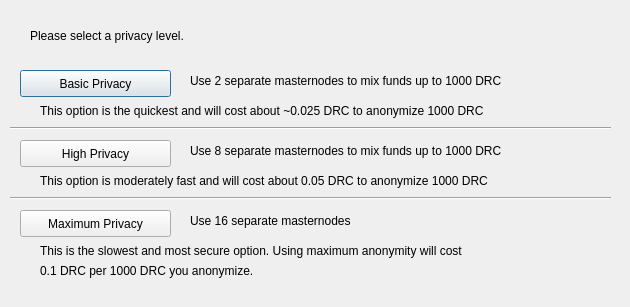
<?xml version="1.0" encoding="UTF-8"?>
<ui version="4.0">
 <class>DarksendConfig</class>
 <widget class="QDialog" name="DarksendConfig">
  <property name="geometry">
   <rect>
    <x>0</x>
    <y>0</y>
    <width>630</width>
    <height>307</height>
   </rect>
  </property>
  <property name="windowTitle">
   <string>Configure PrivateSend</string>
  </property>
  <widget class="QPushButton" name="buttonBasic">
   <property name="geometry">
    <rect>
     <x>20</x>
     <y>70</y>
     <width>151</width>
     <height>27</height>
    </rect>
   </property>
   <property name="text">
    <string>Basic Privacy</string>
   </property>
  </widget>
  <widget class="QPushButton" name="buttonHigh">
   <property name="geometry">
    <rect>
     <x>20</x>
     <y>140</y>
     <width>151</width>
     <height>27</height>
    </rect>
   </property>
   <property name="text">
    <string>High Privacy</string>
   </property>
  </widget>
  <widget class="QPushButton" name="buttonMax">
   <property name="geometry">
    <rect>
     <x>20</x>
     <y>210</y>
     <width>151</width>
     <height>27</height>
    </rect>
   </property>
   <property name="text">
    <string>Maximum Privacy</string>
   </property>
  </widget>
  <widget class="QLabel" name="label">
   <property name="geometry">
    <rect>
     <x>30</x>
     <y>20</y>
     <width>571</width>
     <height>31</height>
    </rect>
   </property>
   <property name="text">
    <string>Please select a privacy level.</string>
   </property>
  </widget>
  <widget class="QLabel" name="label_2">
   <property name="geometry">
    <rect>
     <x>190</x>
     <y>70</y>
     <width>421</width>
     <height>21</height>
    </rect>
   </property>
   <property name="text">
    <string>Use 2 separate masternodes to mix funds up to 1000 DRC</string>
   </property>
  </widget>
  <widget class="QLabel" name="label_3">
   <property name="geometry">
    <rect>
     <x>190</x>
     <y>140</y>
     <width>411</width>
     <height>21</height>
    </rect>
   </property>
   <property name="text">
    <string>Use 8 separate masternodes to mix funds up to 1000 DRC</string>
   </property>
  </widget>
  <widget class="QLabel" name="label_4">
   <property name="geometry">
    <rect>
     <x>190</x>
     <y>210</y>
     <width>421</width>
     <height>21</height>
    </rect>
   </property>
   <property name="text">
    <string>Use 16 separate masternodes</string>
   </property>
  </widget>
  <widget class="QLabel" name="label_6">
   <property name="geometry">
    <rect>
     <x>40</x>
     <y>100</y>
     <width>561</width>
     <height>21</height>
    </rect>
   </property>
   <property name="text">
    <string>This option is the quickest and will cost about ~0.025 DRC to anonymize 1000 DRC</string>
   </property>
  </widget>
  <widget class="QLabel" name="label_7">
   <property name="geometry">
    <rect>
     <x>40</x>
     <y>170</y>
     <width>561</width>
     <height>21</height>
    </rect>
   </property>
   <property name="text">
    <string>This option is moderately fast and will cost about 0.05 DRC to anonymize 1000 DRC</string>
   </property>
  </widget>
  <widget class="QLabel" name="label_8">
   <property name="geometry">
    <rect>
     <x>40</x>
     <y>240</y>
     <width>561</width>
     <height>21</height>
    </rect>
   </property>
   <property name="text">
    <string>This is the slowest and most secure option. Using maximum anonymity will cost</string>
   </property>
  </widget>
  <widget class="QLabel" name="label_9">
   <property name="geometry">
    <rect>
     <x>40</x>
     <y>260</y>
     <width>561</width>
     <height>21</height>
    </rect>
   </property>
   <property name="text">
    <string>0.1 DRC per 1000 DRC you anonymize.</string>
   </property>
  </widget>
  <widget class="Line" name="line">
   <property name="geometry">
    <rect>
     <x>10</x>
     <y>120</y>
     <width>601</width>
     <height>16</height>
    </rect>
   </property>
   <property name="orientation">
    <enum>Qt::Horizontal</enum>
   </property>
  </widget>
  <widget class="Line" name="line_2">
   <property name="geometry">
    <rect>
     <x>10</x>
     <y>190</y>
     <width>601</width>
     <height>16</height>
    </rect>
   </property>
   <property name="orientation">
    <enum>Qt::Horizontal</enum>
   </property>
  </widget>
 </widget>
 <resources/>
 <connections/>
</ui>
